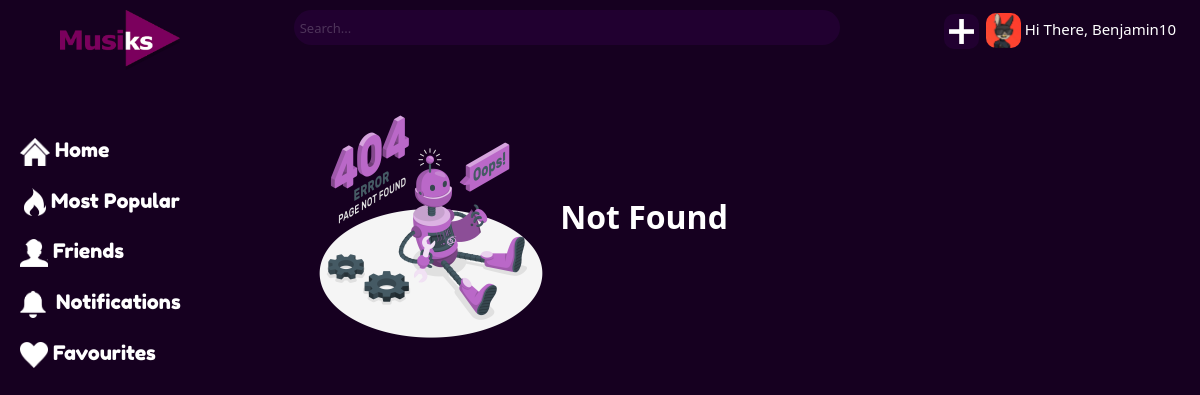
The app's page /officialPage.php?section=notFound (signed in) with its own data.
### tables this page shows
CREATE TABLE `users` (
  `id` bigint(19) NOT NULL,
  `userid` bigint(19) NOT NULL,
  `email` varchar(100) NOT NULL,
  `username` varchar(100) NOT NULL,
  `password` varchar(100) NOT NULL,
  `date` timestamp NOT NULL DEFAULT current_timestamp() ON UPDATE current_timestamp(),
  `url_adress` varchar(100) NOT NULL,
  `photo_profile` varchar(1000) NOT NULL,
  `followers` bigint(20) NOT NULL,
  `following` bigint(20) NOT NULL,
  `postsNumber` bigint(20) NOT NULL
);

### connect.php (called while the page is built, shortened)
<?php
class Database{
private $host="localhost";
private $username="root";
private $password="";
private $db="Musiksdb";
function connect(){
    $conn=mysqli_connect($this->host,$this->username,$this->password,$this->db);
   return $conn;
}
function retrieve($query){
    $conn=$this->connect();
   $res= mysqli_query($conn,$query);
if($res==false){
    return false;
}else{
    $data=false;
    while($row=mysqli_fetch_assoc($res)){
        $data[]=$row;
    }
return $data;
}
}
}

### userData.php (called while the page is built, shortened)
<?php
include('connect.php');
class User{
function getUserData($id){
$query="SELECT * FROM users where userid='$id' LIMIT 1";
$DB=new Database();
$res=$DB->retrieve($query);
if($res){
$row=$res[0];
return $row;
}
else{
    return false;
}
}
}

### OfficialPage.php (the view, shortened to what this page needs)
<?php
  include('userData.php');
if(isset($_SESSION['userid']) && is_numeric($_SESSION['userid'])){
$id=$_SESSION['userid'];
$DB=new User();
$res=$DB->checkUser($id);
if($res){
 $userData=new User();
$user_data=$userData->getUserData($id);
  }
else{
  header('Location: registration.php?section=default');
}
}
else{
  header('Location: registration.php?section=default');
}
?>
<!DOCTYPE html>
<html>
           <head>
           <link href="https://cdn.jsdelivr.net/npm/bootstrap@5.0.2/dist/css/bootstrap.min.css" rel="stylesheet">
            <link rel="stylesheet" href="officialPage.css" >
           </head>
<body>
<form method="get" action="OfficialPage.php">
  <div class="topDiv container" >
    <div class=" row">
  <div class="d-none d-md-block col-2">
      <a href="officialPage.php"><img  class="logo"  src="assets/musiksPng.png " style="width: 120px;height: 60px;"></a>
    </div>
  <div class=" col-3 col-md-6 ">
   <input  name="searchFor" class="searchBar w-100 w-lg-100" type="text"   placeholder="Search...">
</div>
  <div  class="col-7 col-md-4  ">
  <h2  id="UsernameHome" ><?php echo "Hi There, " . $user_data['username']?></h2>
<div class="accountDiv">
  <?php
  if($user_data['photo_profile']=="null"){
    $image="assets/account.png";
  }else{
    $image=$user_data['photo_profile'];
  }
  ?>
  <img onclick="accountClick()" class="accountIcon" src="<?php echo $image?> " style="width: 35px;height: 35px;">
</div>
<a href="officialPage.php?section=share">
<img onclick="addPost();" id="add" src="assets/add.png" >
</a>
          </div>
          </div>
          </div>
   </form>
    <div class="row">
<div class="col-1 col-lg-3 ">
   <ul id="menu" >
      <li  ><a href="officialPage.php?section=home" >
        <img  src="assets/home.png" style="margin-right: 5px; width:30px;height: 28px;"></a><a style="text-decoration: none;" href="officialPage.php?section=home"  onclick="homeClick();"   id="HomeMenu" class="d-none d-lg-inline-block">Home</a></li>
      <li><a href="officialPage.php?section=mostPopular" ><img  src="assets/fire.png"
       style="margin-left: 4px;margin-right: 5px; width:22px;height: 28px;"></a><a style="text-decoration: none;" href="officialPage.php?section=mostPopular"   onclick="PlaylistsClick();" id="PlaylistsMenu" class="d-none d-lg-inline-block">Most Popular</a></li>
      <li><a href="officialPage.php?section=friends" ><img  src="assets/community.png"
       style="margin-right: 5px; width:28px;height: 28px;"></a><a style="text-decoration: none;" href="officialPage.php?section=friends"   onclick="friendsClick();" id="FriendsMenu" class="d-none d-lg-inline-block">Friends</a></li>
        <li ><a href="officialPage.php?section=notifications" >
          <img  src="assets/notifications.png"
        style="margin-right: 5px; width: 26px;height: 28px;"></a>
        <a style="text-decoration: none;"
        href="officialPage.php?section=notifications"
        onclick="NotificationsClick()"  id="NotificationsMenu" class="d-none d-lg-inline-block">
        Notifications</a>
      </li>
        <li><a href="officialPage.php?section=favorite" >
          <img  src="assets/favorites.png" style="margin-right: 5px; width:28px;height: 26px;"></a><a  style="text-decoration: none;" href="officialPage.php?section=favorite"  onclick="favoriteClick();" id="FavouritesMenu" class="d-none d-lg-inline-block">Favourites</a>
        </li>
      </ul>
</div>
      <div id='details'  class=" col-6 col-lg-9 ">
 <?php
 $section='default';
 if(isset($_GET['section'])){
   $section=$_GET['section'];
 }
if($section=='notFound'){
  include_once("notFound.php");
}
 ?>
  </div>
  </div>
</body>
</html>

### officialPage.css (style rules this page uses)
:root { --main-color:#160020ff; --main-color2:rgb(170, 0, 142); }
ul#menu { list-style-type:none; margin-top: 125px; padding:0; position: fixed; }
ul#menu li { margin: 20px; color: white; font-family: 'Fredoka One', cursive; font-size: 20px; font-style: bold; margin-top: 10px; font-style: bold; }
a { color: white; }
body { background-color: var(--main-color); height: 100%; position: absolute; overflow-y: auto; overflow-x: hidden; }
input.searchBar { padding: 6px; outline-width: 0; font-size: 17px; border-radius: 20px; height: 35px; margin-left: 8%; color: rgb(163, 163, 163); border:0; outline-style: none; font-size: small; background-color:rgb(33, 0, 48); appearance: none; width: 500px; }
.accountDiv { display: block; text-align: left; float: right; margin-right: 1%; }
::placeholder { color: white; opacity: 0.2; }
#UsernameHome { font-family: 'Segoe UI', Tahoma, Geneva, Verdana, sans-serif; color: white; font-size: 15px; float: right; margin-top: 10px; }
img.accountIcon { border-radius: 10px; margin-top: 3px; background-color: rgba(33, 0, 48, 0.747); object-fit: cover; }
#add { width: 35px; height: 35px; padding: 5px; border-radius: 10px; background-color: rgb(33, 0, 48); margin-right: 2%; float: right; margin-left: 5px; margin-top: 4px; }
.topDiv { position: fixed; padding-top: 10px; margin-left: 4%; top: 0; background-color: var(--main-color); z-index: 1; }
:root { scrollbar-color: var(--main-color2) rgba(170, 0, 142, 0.219) !important; scrollbar-width: thin !important; }

### records on screen
users: username "Benjamin10", photo_profile (picture)
